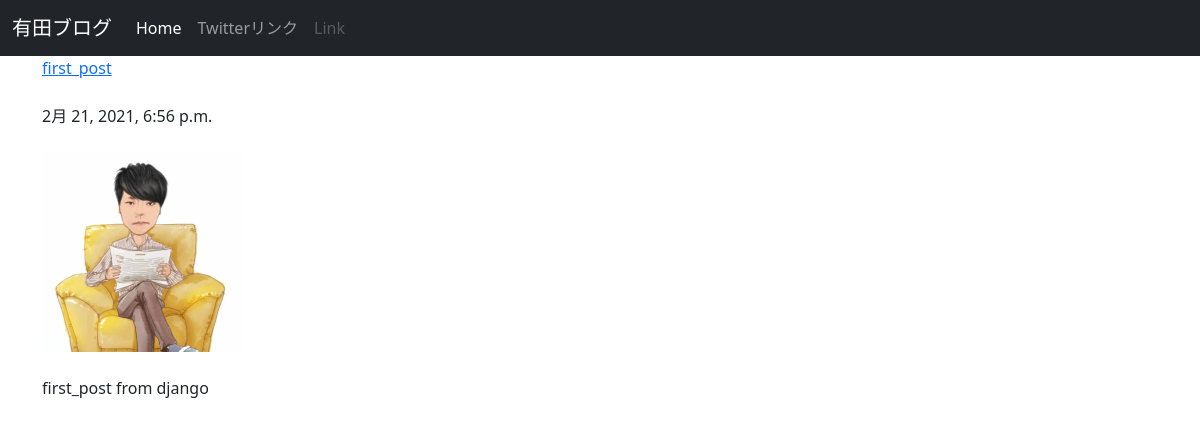
The app's page /posts/1/ with its own data.
### posts/models.py (models this page shows, shortened)
class Post(models.Model):
    title = models.CharField(max_length=100)
    published_date = models.DateTimeField()
    image = models.ImageField(upload_to='media/')
    body = models.TextField()

### posts/views.py (the view)
# urls.py: path('posts/<post_id>/',views.post_detail, name='post_detail'),
def post_detail(request,post_id):
    post = get_object_or_404(Post, pk=post_id)
    return render(request,'posts/post_detail.html',{'post':post})

### posts/templates/posts/post_detail.html (shortened to what this page needs)
<!DOCTYPE html>
<html lang="en">
<head>
    <link href="https://cdn.jsdelivr.net/npm/bootstrap@5.0.0-beta2/dist/css/bootstrap.min.css" rel="stylesheet">
</head>
<body>
    <nav class="navbar navbar-expand-lg navbar-dark bg-dark">
        <div class="container-fluid">
          <a class="navbar-brand" href="#">有田ブログ</a>
          <div class="collapse navbar-collapse" id="navbarScroll">
            <ul class="navbar-nav me-auto my-2 my-lg-0 navbar-nav-scroll" style="--bs-scroll-height: 100px;">
              <li class="nav-item">
                <a class="nav-link active" aria-current="page" href="/posts/">Home</a>
              </li>
              <li class="nav-item">
                <a class="nav-link" href="https://twitter.com/gkcfL8ipo">Twitterリンク</a>
              </li>
              <li class="nav-item">
                <a class="nav-link disabled" href="#" tabindex="-1" aria-disabled="true">Link</a>
              </li>
            </ul>
          </div>
        </div>
      </nav>
    <div class="container">
        <a href = "{% url 'post_detail' post.id %}">{{ post.title }}</a>
        <br /><br />
        {{post.published_date}}
        <br /><br />
        <img src="{{ post.image.url}}" class = "img-fluid rounded" style="max-height:200px;"/>
        <br /><br />
        {{post.body}}
        <br /><br />
    </div>
</body>
</html>

### records on screen
Post: title "first_post", published_date "2月 21, 2021, 6:56 p.m.", image (picture), body "first_post from django"
